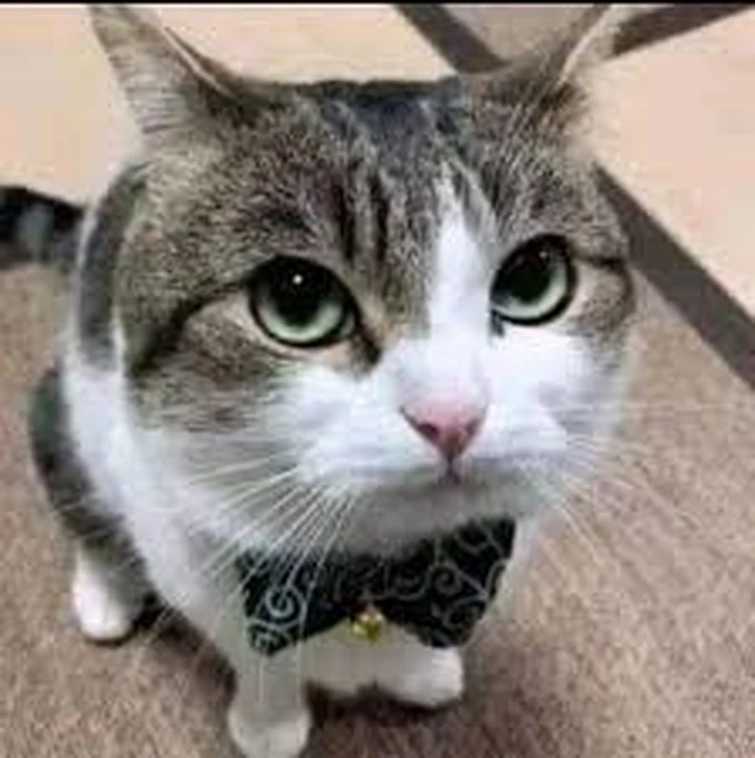
#> input picture cat.png, 755 x 758 px
$ jupyter execute 01.ipynb
#> lines starting #> are read from the running program, lines starting #| are printed output that depends on the picture
# Tugas Pertemuan Ke-5

Nama    : Noor Rizky Permana

NIM     : C030322027

#### Silahkan lanjutkan koding di bawah

[cell 1]
import cv2
import numpy as np

[cell 2]
img = cv2.imread("../cat.png")
#> img is the input picture: shape (758, 755, 3); mean B, G, R 126.6, 133.1, 141.8

[cell 3]
(h,w) = img.shape[:2]
#> h = 758; w = 755

[cell 4]
center = (w // 2, h // 2)
#> center = (377, 379)

[cell 5]
matrix = cv2.getRotationMatrix2D(center,45,1.0)

[cell 6]
rotated = cv2.warpAffine(img, matrix,(w,h))
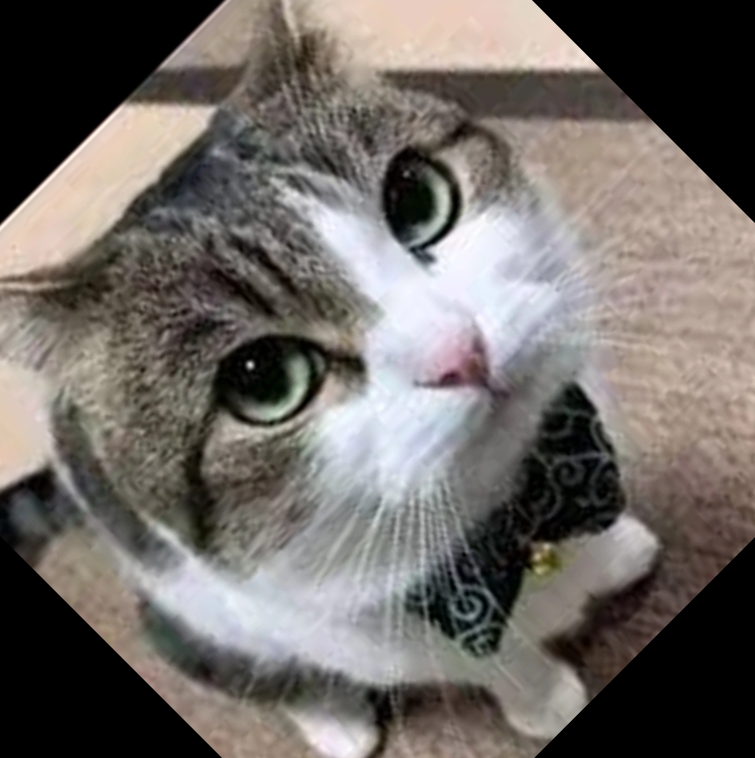
#> rotated: shape (758, 755, 3); mean B, G, R 101.5, 105.5, 110.9
